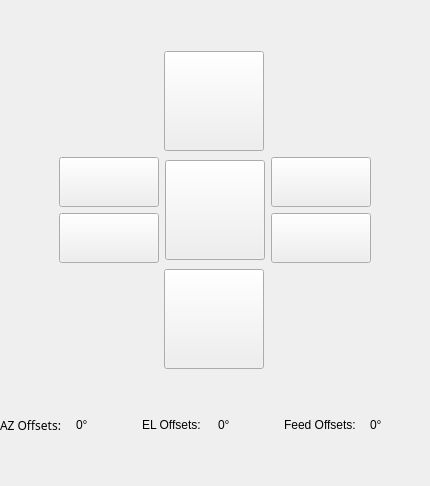
          <widget class="QWidget" name="page_7">
           <layout class="QGridLayout" name="gridLayout_22">
            <property name="leftMargin">
             <number>0</number>
            </property>
            <property name="rightMargin">
             <number>0</number>
            </property>
            <item row="0" column="0">
             <spacer name="verticalSpacer_9">
              <property name="orientation">
               <enum>Qt::Vertical</enum>
              </property>
              <property name="sizeHint" stdset="0">
               <size>
                <width>20</width>
                <height>40</height>
               </size>
              </property>
             </spacer>
            </item>
            <item row="1" column="0" colspan="2">
             <layout class="QVBoxLayout" name="verticalLayout_14">
              <item>
               <layout class="QHBoxLayout" name="horizontalLayout_18">
                <item>
                 <widget class="QLabel" name="label_6">
                  <property name="minimumSize">
                   <size>
                    <width>100</width>
                    <height>100</height>
                   </size>
                  </property>
                  <property name="maximumSize">
                   <size>
                    <width>100</width>
                    <height>100</height>
                   </size>
                  </property>
                  <property name="text">
                   <string/>
                  </property>
                 </widget>
                </item>
                <item>
                 <widget class="QPushButton" name="pushButton_AzUp">
                  <property name="minimumSize">
                   <size>
                    <width>100</width>
                    <height>100</height>
                   </size>
                  </property>
                  <property name="maximumSize">
                   <size>
                    <width>100</width>
                    <height>100</height>
                   </size>
                  </property>
                  <property name="styleSheet">
                   <string notr="true"/>
                  </property>
                  <property name="text">
                   <string/>
                  </property>
                  <property name="iconSize">
                   <size>
                    <width>100</width>
                    <height>100</height>
                   </size>
                  </property>
                 </widget>
                </item>
                <item>
                 <widget class="QLabel" name="label_9">
                  <property name="minimumSize">
                   <size>
                    <width>100</width>
                    <height>100</height>
                   </size>
                  </property>
                  <property name="maximumSize">
                   <size>
                    <width>100</width>
                    <height>100</height>
                   </size>
                  </property>
                  <property name="text">
                   <string/>
                  </property>
                 </widget>
                </item>
               </layout>
              </item>
              <item>
               <layout class="QHBoxLayout" name="horizontalLayout_17">
                <item>
                 <spacer name="horizontalSpacer_6">
                  <property name="orientation">
                   <enum>Qt::Horizontal</enum>
                  </property>
                  <property name="sizeHint" stdset="0">
                   <size>
                    <width>40</width>
                    <height>20</height>
                   </size>
                  </property>
                 </spacer>
                </item>
                <item>
                 <layout class="QVBoxLayout" name="verticalLayout_4">
                  <item alignment="Qt::AlignHCenter">
                   <widget class="QPushButton" name="pushButton_AzCLeft">
                    <property name="minimumSize">
                     <size>
                      <width>100</width>
                      <height>50</height>
                     </size>
                    </property>
                    <property name="maximumSize">
                     <size>
                      <width>100</width>
                      <height>50</height>
                     </size>
                    </property>
                    <property name="styleSheet">
                     <string notr="true"/>
                    </property>
                    <property name="text">
                     <string/>
                    </property>
                    <property name="iconSize">
                     <size>
                      <width>100</width>
                      <height>100</height>
                     </size>
                    </property>
                   </widget>
                  </item>
                  <item alignment="Qt::AlignHCenter">
                   <widget class="QPushButton" name="pushButton_AzALeft">
                    <property name="minimumSize">
                     <size>
                      <width>100</width>
                      <height>50</height>
                     </size>
                    </property>
                    <property name="maximumSize">
                     <size>
                      <width>100</width>
                      <height>50</height>
                     </size>
                    </property>
                    <property name="text">
                     <string/>
                    </property>
                   </widget>
                  </item>
                 </layout>
                </item>
                <item>
                 <widget class="QPushButton" name="pushButton_center_Az">
                  <property name="minimumSize">
                   <size>
                    <width>100</width>
                    <height>100</height>
                   </size>
                  </property>
                  <property name="maximumSize">
                   <size>
                    <width>100</width>
                    <height>100</height>
                   </size>
                  </property>
                  <property name="styleSheet">
                   <string notr="true"/>
                  </property>
                  <property name="text">
                   <string/>
                  </property>
                  <property name="iconSize">
                   <size>
                    <width>100</width>
                    <height>100</height>
                   </size>
                  </property>
                 </widget>
                </item>
                <item>
                 <layout class="QVBoxLayout" name="verticalLayout_13">
                  <item alignment="Qt::AlignHCenter">
                   <widget class="QPushButton" name="pushButton_AzCRight">
                    <property name="minimumSize">
                     <size>
                      <width>100</width>
                      <height>50</height>
                     </size>
                    </property>
                    <property name="maximumSize">
                     <size>
                      <width>100</width>
                      <height>50</height>
                     </size>
                    </property>
                    <property name="styleSheet">
                     <string notr="true"/>
                    </property>
                    <property name="text">
                     <string/>
                    </property>
                    <property name="iconSize">
                     <size>
                      <width>100</width>
                      <height>100</height>
                     </size>
                    </property>
                   </widget>
                  </item>
                  <item alignment="Qt::AlignHCenter">
                   <widget class="QPushButton" name="pushButton_AzARight">
                    <property name="minimumSize">
                     <size>
                      <width>100</width>
                      <height>50</height>
                     </size>
                    </property>
                    <property name="maximumSize">
                     <size>
                      <width>100</width>
                      <height>50</height>
                     </size>
                    </property>
                    <property name="styleSheet">
                     <string notr="true"/>
                    </property>
                    <property name="text">
                     <string/>
                    </property>
                    <property name="iconSize">
                     <size>
                      <width>100</width>
                      <height>100</height>
                     </size>
                    </property>
                   </widget>
                  </item>
                 </layout>
                </item>
                <item>
                 <spacer name="horizontalSpacer_7">
                  <property name="orientation">
                   <enum>Qt::Horizontal</enum>
                  </property>
                  <property name="sizeHint" stdset="0">
                   <size>
                    <width>40</width>
                    <height>20</height>
                   </size>
                  </property>
                 </spacer>
                </item>
               </layout>
              </item>
              <item>
               <layout class="QHBoxLayout" name="horizontalLayout_19">
                <item>
                 <widget class="QLabel" name="label_10">
                  <property name="minimumSize">
                   <size>
                    <width>100</width>
                    <height>100</height>
                   </size>
                  </property>
                  <property name="maximumSize">
                   <size>
                    <width>100</width>
                    <height>100</height>
                   </size>
                  </property>
                  <property name="text">
                   <string/>
                  </property>
                 </widget>
                </item>
                <item>
                 <widget class="QPushButton" name="pushButton_AzDown">
                  <property name="minimumSize">
                   <size>
                    <width>100</width>
                    <height>100</height>
                   </size>
                  </property>
                  <property name="maximumSize">
                   <size>
                    <width>100</width>
                    <height>100</height>
                   </size>
                  </property>
                  <property name="styleSheet">
                   <string notr="true"/>
                  </property>
                  <property name="text">
                   <string/>
                  </property>
                  <property name="iconSize">
                   <size>
                    <width>100</width>
                    <height>100</height>
                   </size>
                  </property>
                 </widget>
                </item>
                <item>
                 <widget class="QLabel" name="label_12">
                  <property name="minimumSize">
                   <size>
                    <width>100</width>
                    <height>100</height>
                   </size>
                  </property>
                  <property name="maximumSize">
                   <size>
                    <width>100</width>
                    <height>100</height>
                   </size>
                  </property>
                  <property name="text">
                   <string/>
                  </property>
                 </widget>
                </item>
               </layout>
              </item>
             </layout>
            </item>
            <item row="2" column="1">
             <spacer name="verticalSpacer_8">
              <property name="orientation">
               <enum>Qt::Vertical</enum>
              </property>
              <property name="sizeHint" stdset="0">
               <size>
                <width>20</width>
                <height>40</height>
               </size>
              </property>
             </spacer>
            </item>
            <item row="3" column="0" colspan="2">
             <layout class="QHBoxLayout" name="horizontalLayout_37">
              <item>
               <widget class="QLabel" name="label_221">
                <property name="minimumSize">
                 <size>
                  <width>70</width>
                  <height>20</height>
                 </size>
                </property>
                <property name="maximumSize">
                 <size>
                  <width>70</width>
                  <height>20</height>
                 </size>
                </property>
                <property name="font">
                 <font>
                  <family>宋体</family>
                 </font>
                </property>
                <property name="text">
                 <string>AZ Offsets:</string>
                </property>
               </widget>
              </item>
              <item>
               <widget class="QLabel" name="label_AZOffsets2">
                <property name="minimumSize">
                 <size>
                  <width>60</width>
                  <height>20</height>
                 </size>
                </property>
                <property name="maximumSize">
                 <size>
                  <width>60</width>
                  <height>20</height>
                 </size>
                </property>
                <property name="text">
                 <string>0°</string>
                </property>
               </widget>
              </item>
              <item>
               <widget class="QLabel" name="label_224">
                <property name="minimumSize">
                 <size>
                  <width>70</width>
                  <height>20</height>
                 </size>
                </property>
                <property name="maximumSize">
                 <size>
                  <width>70</width>
                  <height>20</height>
                 </size>
                </property>
                <property name="text">
                 <string>EL Offsets:</string>
                </property>
               </widget>
              </item>
              <item>
               <widget class="QLabel" name="label_ELOffsets2">
                <property name="minimumSize">
                 <size>
                  <width>60</width>
                  <height>20</height>
                 </size>
                </property>
                <property name="maximumSize">
                 <size>
                  <width>60</width>
                  <height>20</height>
                 </size>
                </property>
                <property name="text">
                 <string>0°</string>
                </property>
               </widget>
              </item>
              <item>
               <widget class="QLabel" name="label_226">
                <property name="minimumSize">
                 <size>
                  <width>80</width>
                  <height>20</height>
                 </size>
                </property>
                <property name="maximumSize">
                 <size>
                  <width>80</width>
                  <height>20</height>
                 </size>
                </property>
                <property name="text">
                 <string>Feed Offsets:</string>
                </property>
               </widget>
              </item>
              <item>
               <widget class="QLabel" name="label_COMOffsets2">
                <property name="enabled">
                 <bool>true</bool>
                </property>
                <property name="minimumSize">
                 <size>
                  <width>60</width>
                  <height>20</height>
                 </size>
                </property>
                <property name="maximumSize">
                 <size>
                  <width>60</width>
                  <height>20</height>
                 </size>
                </property>
                <property name="text">
                 <string>0°</string>
                </property>
               </widget>
              </item>
             </layout>
            </item>
            <item row="4" column="1">
             <spacer name="verticalSpacer_7">
              <property name="orientation">
               <enum>Qt::Vertical</enum>
              </property>
              <property name="sizeHint" stdset="0">
               <size>
                <width>20</width>
                <height>40</height>
               </size>
              </property>
             </spacer>
            </item>
           </layout>
          </widget>
